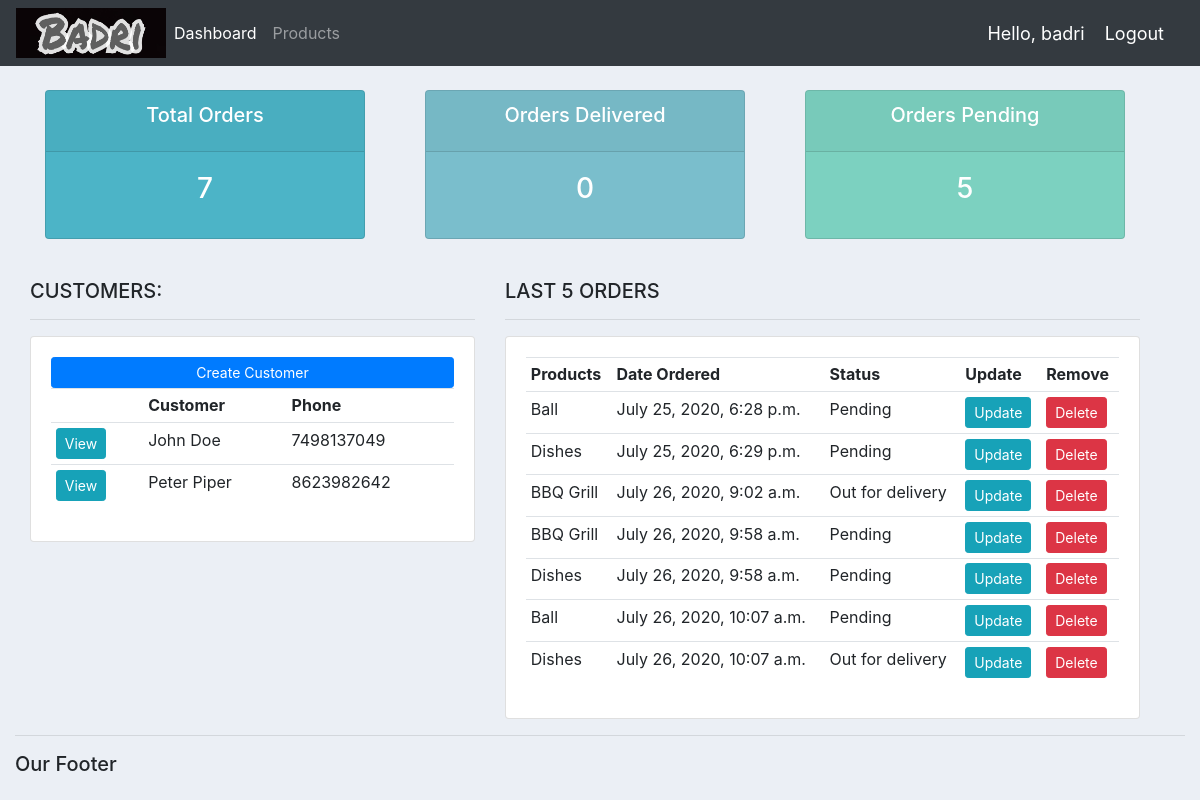
Page / (signed in) on the earlier database version.
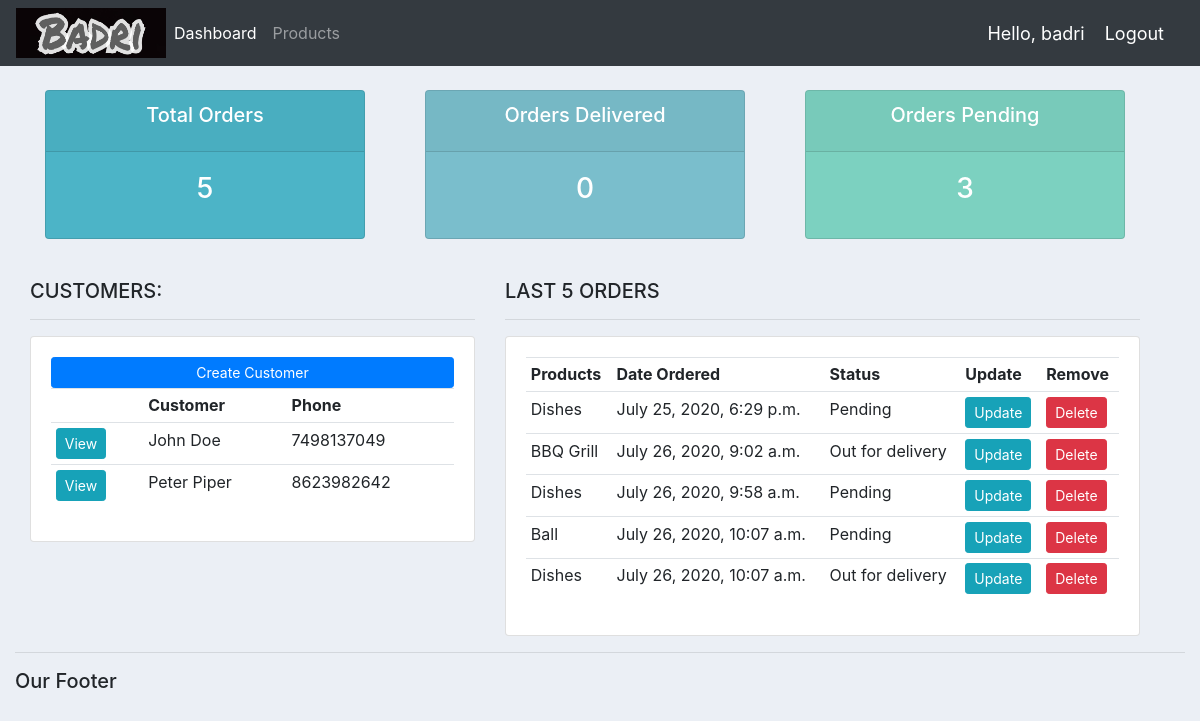
Same page on the later database version.
### accounts/models.py (models this page shows, shortened)
class Customer(models.Model):
    name = models.CharField(max_length=200, null=True)
    phone = models.CharField(max_length=200, null=True)
    email = models.EmailField()
    date_created = models.DateTimeField(auto_now_add=True)

class Order(models.Model):
    STATUS = (
        ('Pending', 'Pending'),
        ('Out for delivery', 'Out for delivery'),
        ('Delivered', 'Delivered'),
    )
    customer = models.ForeignKey(Customer, null=True, on_delete=models.SET_NULL)
    product = models.ForeignKey(Product, null=True, on_delete=models.SET_NULL)
    date_created = models.DateTimeField(auto_now_add=True, null=True)
    status = models.CharField(max_length=200, null=True, choices=STATUS)
    note = models.CharField(max_length=1000, null=True)

class Product(models.Model):
    CATEGORY = (
        ('Indoor', 'Indoor'),
        ('Out Door', 'Out Door'),
    )
    name = models.CharField(max_length=200, null=True)
    price = models.FloatField(null=True)
    category = models.CharField(max_length=200, null=True, choices=CATEGORY)
    description = models.CharField(max_length=200, null=True)
    date_created = models.DateTimeField(auto_now_add=True, null=True)
    tags = models.ManyToManyField(Tag)
    def __str__(self):
        return self.name

### accounts/views.py (the view)
# urls.py: path('', views.home, name='home'),
@login_required(login_url='login')
def home(request):
    orders = Order.objects.all()
    customers = Customer.objects.all()
    total_customers = customers.count()
    total_orders = orders.count()
    delivered = orders.filter(status='Delivered').count()
    pending = orders.filter(status='Pending').count()
    context = {
        'orders': orders,
        'customers': customers,
        'total_orders': total_orders,
        'delivered': delivered,
        'pending': pending,
    }
    return render(request, 'accounts/dashboard.html', context)

### accounts/templates/accounts/dashboard.html
{% extends "accounts/main.html" %}
{% block content %}
{% include "accounts/status.html" %}
<br />
<div class="row container-fluid cont">
  <div class="col-md-5">
    <h5>CUSTOMERS:</h5>
    <hr />
    <div class="card card-body">
      <a class="btn btn-primary btn-sm btn-block" href="">Create Customer</a>
      <table class="table table-sm">
        <tr>
          <th></th>
          <th>Customer</th>
          <th>Phone</th>
        </tr>
        {% for cust in customers %}
        <tr>
          <td><a class="btn btn-sm btn-info" href="{% url 'customer' cust.id %}">View</a></td>
          <td>{{ cust.name }}</td>
          <td>{{ cust.phone }}</td>
        </tr>
        {% endfor %}
      </table>
    </div>
  </div>
  <div class="col-md-7">
    <h5>LAST 5 ORDERS</h5>
    <hr />
    <div class="card card-body">
      <table class="table table-sm">
        <tr>
          <th>Products</th>
          <th>Date Ordered</th>
          <th>Status</th>
          <th>Update</th>
          <th>Remove</th>
        </tr>
        {% for ord in orders %}
          <tr>
            <td>{{ ord.product }}</td>
            <td>{{ ord.date_created }}</td>
            <td>{{ ord.status }}</td>
            <td><a class="btn btn-sm btn-info" href="{% url 'update_order' ord.id %}">Update</a></td>
            <td><a class="btn btn-sm btn-danger" href="{% url 'delete_order' ord.id %}">Delete</a></td>
          </tr>
        {% endfor %}
      </table>
    </div>
  </div>
</div>
{% endblock %}

Differences in the rows shown:
removed Order: product "Ball", date_created "July 25, 2020, 6:28 p.m.", status "Pending"
removed Order: product "BBQ Grill", date_created "July 26, 2020, 9:58 a.m.", status "Pending"
Other differences:
{{ total_orders }}: "7" → "5"
{{ pending }}: "5" → "3"
